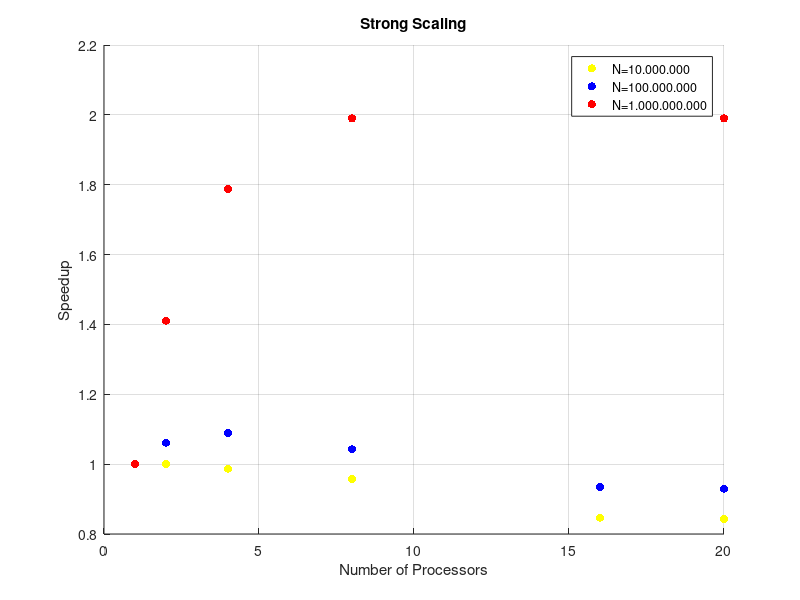

This chart was generated by the following MATLAB code:
%N=10.000.000
serial_time_n1=1.55;
elapsed_time_n1=[1.55, 1.55, 1.57, 1.62, 1.83, 1.84];
num_procs=[1, 2, 4, 8, 16, 20];
elapsed_speedup_n1=serial_time_n1./elapsed_time_n1;
scatter(num_procs, elapsed_speedup_n1, 'y', 'filled')
hold on
%scatter(num_procs, walltimes_n1, 'b', 'filled')


%N=100.000.000
serial_time_n2=1.72;
elapsed_time_n2=[1.72, 1.62, 1.58, 1.65, 1.84, 1.85];
elapsed_speedup_n2=serial_time_n2./elapsed_time_n2;
scatter(num_procs, elapsed_speedup_n2, 'b', 'filled')
hold on
%scatter(num_procs, walltimes_n2, 'b', 'filled')


%N=1.000.000.000
serial_time_n3=3.88;
elapsed_time_n3=[3.88, 2.75, 2.17, 1.95, 1.89, 1.95];
elapsed_speedup_n3=serial_time_n3./elapsed_time_n3;
scatter(num_procs, elapsed_speedup_n3, 'r', 'filled')
hold on
%scatter(num_procs, walltimes_n3, 'b', 'filled')


grid on
title('Strong Scaling')
xlabel('Number of Processors')
ylabel('Speedup')
legend({'N=10.000.000', 'N=100.000.000', 'N=1.000.000.000'},'Location','northeast')